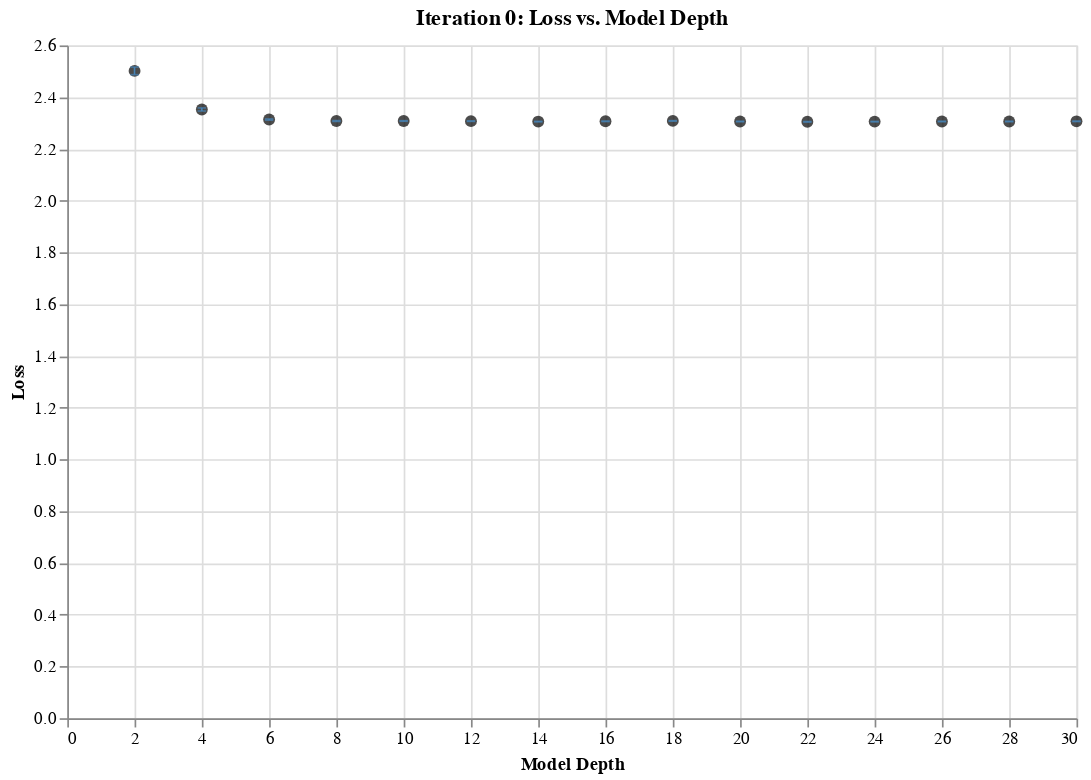
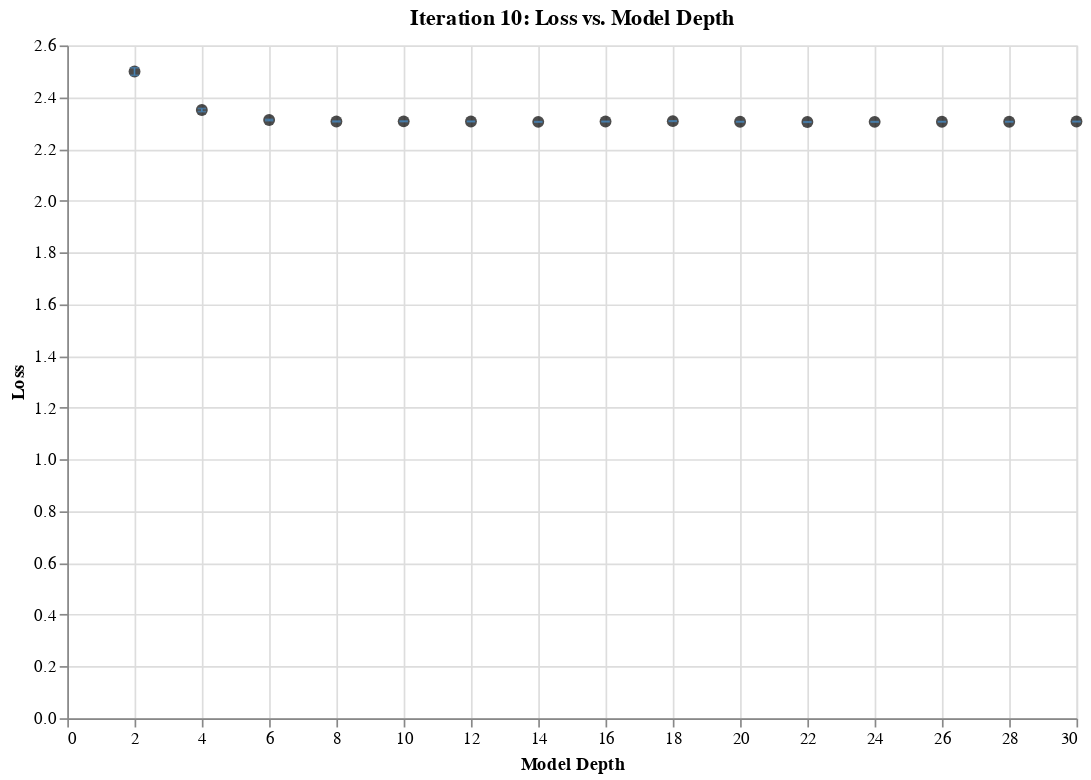
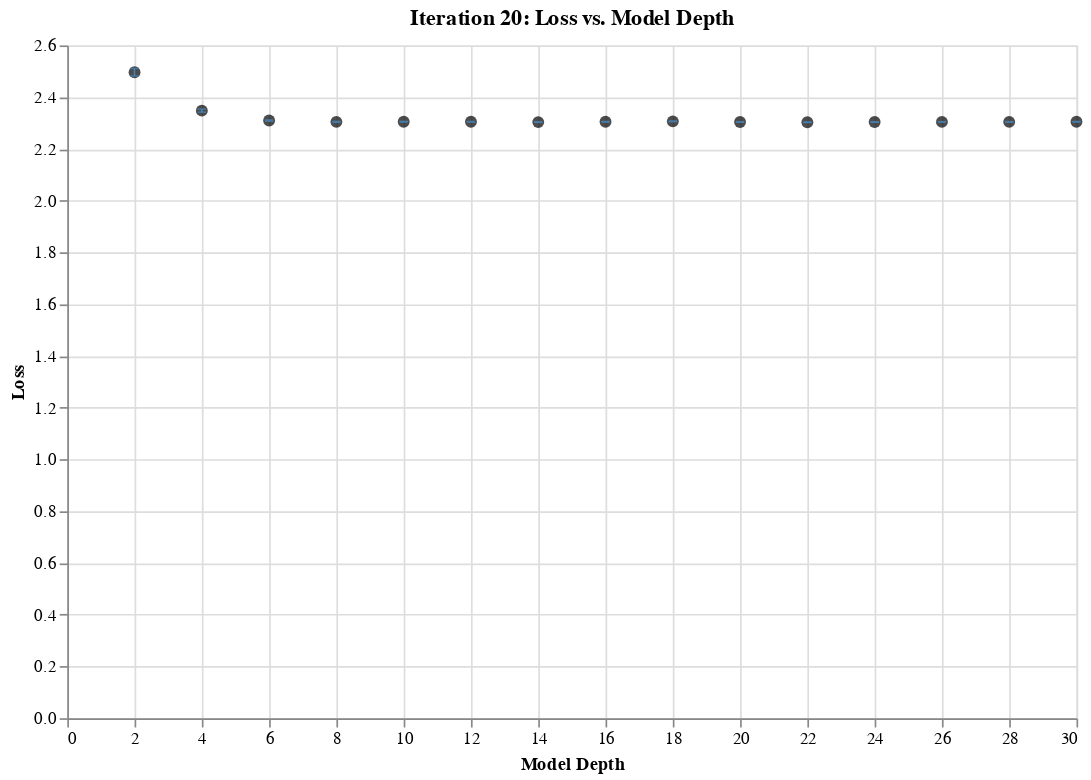
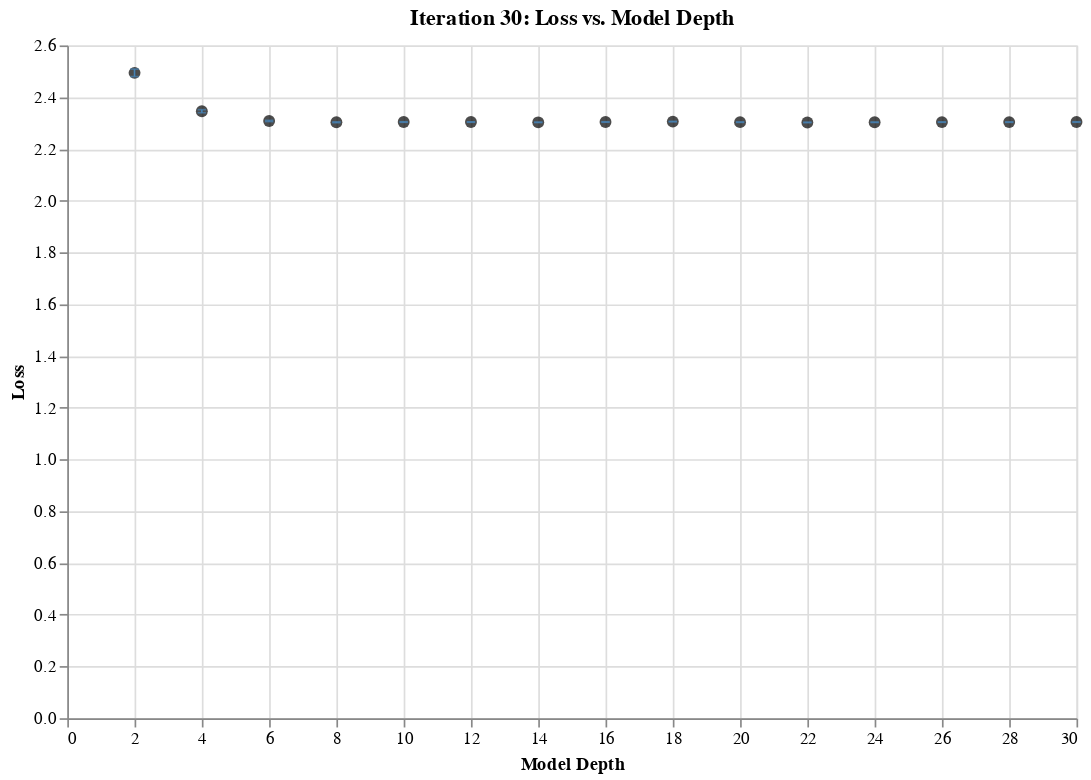

The notebook cell these images were saved under, in order:
### Code cell
plot(iterations_to_plot=range(0, 100, 10),
     metric_to_plot='loss',
     metric_label='Loss')

### Figure 1 — Vega-Lite specification as saved in the notebook (floating-point values rounded to 4 significant figures)
{"config": {"view": {"continuousWidth": 300, "continuousHeight": 300}}, "layer": [{"mark": {"type": "point", "color": "black", "filled": true, "size": 50}, "encoding": {"x": {"field": "depth", "title": "Model Depth", "type": "quantitative"}, "y": {"field": "loss", "type": "quantitative"}}, "title": "Iteration 0: Loss vs. Model Depth"}, {"mark": {"type": "errorbar", "ticks": true}, "encoding": {"color": {"value": "#4682b4"}, "x": {"field": "depth", "type": "quantitative"}, "y": {"field": "min", "title": "Loss", "type": "quantitative"}, "y2": {"field": "max"}}, "title": "Iteration 0: Loss vs. Model Depth"}], "data": {"name": "data-e480ea86ce22919d048b542e355caee8"}, "height": 400, "width": 600, "$schema": "https://vega.github.io/schema/vega-lite/v5.15.1.json", "datasets": {"data-e480ea86ce22919d048b542e355caee8": [{"depth": 2, "loss": 2.502, "min": 2.487, "max": 2.516}, {"depth": 4, "loss": 2.352, "min": 2.346, "max": 2.358}, {"depth": 6, "loss": 2.313, "min": 2.311, "max": 2.316}, {"depth": 8, "loss": 2.308, "min": 2.306, "max": 2.309}, {"depth": 10, "loss": 2.308, "min": 2.307, "max": 2.309}, {"depth": 12, "loss": 2.307, "min": 2.306, "max": 2.308}, {"depth": 14, "loss": 2.306, "min": 2.305, "max": 2.307}, {"depth": 16, "loss": 2.307, "min": 2.306, "max": 2.308}, {"depth": 18, "loss": 2.308, "min": 2.307, "max": 2.309}, {"depth": 20, "loss": 2.306, "min": 2.305, "max": 2.307}, {"depth": 22, "loss": 2.305, "min": 2.304, "max": 2.306}, {"depth": 24, "loss": 2.306, "min": 2.305, "max": 2.306}, {"depth": 26, "loss": 2.306, "min": 2.305, "max": 2.307}, {"depth": 28, "loss": 2.306, "min": 2.305, "max": 2.307}, {"depth": 30, "loss": 2.307, "min": 2.306, "max": 2.308}]}}

### Figure 2 — Vega-Lite specification as saved in the notebook (floating-point values rounded to 4 significant figures)
{"config": {"view": {"continuousWidth": 300, "continuousHeight": 300}}, "layer": [{"mark": {"type": "point", "color": "black", "filled": true, "size": 50}, "encoding": {"x": {"field": "depth", "title": "Model Depth", "type": "quantitative"}, "y": {"field": "loss", "type": "quantitative"}}, "title": "Iteration 10: Loss vs. Model Depth"}, {"mark": {"type": "errorbar", "ticks": true}, "encoding": {"color": {"value": "#4682b4"}, "x": {"field": "depth", "type": "quantitative"}, "y": {"field": "min", "title": "Loss", "type": "quantitative"}, "y2": {"field": "max"}}, "title": "Iteration 10: Loss vs. Model Depth"}], "data": {"name": "data-b69fd500708a030bdf57c183170eb503"}, "height": 400, "width": 600, "$schema": "https://vega.github.io/schema/vega-lite/v5.15.1.json", "datasets": {"data-b69fd500708a030bdf57c183170eb503": [{"depth": 2, "loss": 2.499, "min": 2.484, "max": 2.514}, {"depth": 4, "loss": 2.35, "min": 2.344, "max": 2.356}, {"depth": 6, "loss": 2.312, "min": 2.309, "max": 2.314}, {"depth": 8, "loss": 2.306, "min": 2.305, "max": 2.308}, {"depth": 10, "loss": 2.307, "min": 2.306, "max": 2.308}, {"depth": 12, "loss": 2.306, "min": 2.305, "max": 2.307}, {"depth": 14, "loss": 2.305, "min": 2.304, "max": 2.306}, {"depth": 16, "loss": 2.306, "min": 2.305, "max": 2.307}, {"depth": 18, "loss": 2.307, "min": 2.307, "max": 2.308}, {"depth": 20, "loss": 2.305, "min": 2.304, "max": 2.306}, {"depth": 22, "loss": 2.304, "min": 2.303, "max": 2.305}, {"depth": 24, "loss": 2.305, "min": 2.304, "max": 2.305}, {"depth": 26, "loss": 2.305, "min": 2.304, "max": 2.306}, {"depth": 28, "loss": 2.305, "min": 2.304, "max": 2.306}, {"depth": 30, "loss": 2.306, "min": 2.305, "max": 2.307}]}}

### Figure 3 — Vega-Lite specification as saved in the notebook (floating-point values rounded to 4 significant figures)
{"config": {"view": {"continuousWidth": 300, "continuousHeight": 300}}, "layer": [{"mark": {"type": "point", "color": "black", "filled": true, "size": 50}, "encoding": {"x": {"field": "depth", "title": "Model Depth", "type": "quantitative"}, "y": {"field": "loss", "type": "quantitative"}}, "title": "Iteration 20: Loss vs. Model Depth"}, {"mark": {"type": "errorbar", "ticks": true}, "encoding": {"color": {"value": "#4682b4"}, "x": {"field": "depth", "type": "quantitative"}, "y": {"field": "min", "title": "Loss", "type": "quantitative"}, "y2": {"field": "max"}}, "title": "Iteration 20: Loss vs. Model Depth"}], "data": {"name": "data-3d815a9c75815261b85613c50f8fb599"}, "height": 400, "width": 600, "$schema": "https://vega.github.io/schema/vega-lite/v5.15.1.json", "datasets": {"data-3d815a9c75815261b85613c50f8fb599": [{"depth": 2, "loss": 2.496, "min": 2.482, "max": 2.511}, {"depth": 4, "loss": 2.348, "min": 2.342, "max": 2.354}, {"depth": 6, "loss": 2.31, "min": 2.307, "max": 2.312}, {"depth": 8, "loss": 2.305, "min": 2.303, "max": 2.306}, {"depth": 10, "loss": 2.305, "min": 2.304, "max": 2.306}, {"depth": 12, "loss": 2.305, "min": 2.304, "max": 2.306}, {"depth": 14, "loss": 2.304, "min": 2.303, "max": 2.305}, {"depth": 16, "loss": 2.305, "min": 2.304, "max": 2.306}, {"depth": 18, "loss": 2.307, "min": 2.306, "max": 2.307}, {"depth": 20, "loss": 2.304, "min": 2.303, "max": 2.305}, {"depth": 22, "loss": 2.303, "min": 2.302, "max": 2.304}, {"depth": 24, "loss": 2.304, "min": 2.303, "max": 2.305}, {"depth": 26, "loss": 2.304, "min": 2.304, "max": 2.305}, {"depth": 28, "loss": 2.304, "min": 2.304, "max": 2.305}, {"depth": 30, "loss": 2.305, "min": 2.304, "max": 2.306}]}}

### Figure 4 — Vega-Lite specification as saved in the notebook (floating-point values rounded to 4 significant figures)
{"config": {"view": {"continuousWidth": 300, "continuousHeight": 300}}, "layer": [{"mark": {"type": "point", "color": "black", "filled": true, "size": 50}, "encoding": {"x": {"field": "depth", "title": "Model Depth", "type": "quantitative"}, "y": {"field": "loss", "type": "quantitative"}}, "title": "Iteration 30: Loss vs. Model Depth"}, {"mark": {"type": "errorbar", "ticks": true}, "encoding": {"color": {"value": "#4682b4"}, "x": {"field": "depth", "type": "quantitative"}, "y": {"field": "min", "title": "Loss", "type": "quantitative"}, "y2": {"field": "max"}}, "title": "Iteration 30: Loss vs. Model Depth"}], "data": {"name": "data-78356de65fbd0a89e3921b2306e35b0a"}, "height": 400, "width": 600, "$schema": "https://vega.github.io/schema/vega-lite/v5.15.1.json", "datasets": {"data-78356de65fbd0a89e3921b2306e35b0a": [{"depth": 2, "loss": 2.494, "min": 2.479, "max": 2.509}, {"depth": 4, "loss": 2.346, "min": 2.34, "max": 2.352}, {"depth": 6, "loss": 2.308, "min": 2.306, "max": 2.31}, {"depth": 8, "loss": 2.303, "min": 2.301, "max": 2.305}, {"depth": 10, "loss": 2.304, "min": 2.303, "max": 2.305}, {"depth": 12, "loss": 2.304, "min": 2.303, "max": 2.305}, {"depth": 14, "loss": 2.303, "min": 2.302, "max": 2.304}, {"depth": 16, "loss": 2.304, "min": 2.303, "max": 2.305}, {"depth": 18, "loss": 2.306, "min": 2.305, "max": 2.306}, {"depth": 20, "loss": 2.303, "min": 2.303, "max": 2.304}, {"depth": 22, "loss": 2.302, "min": 2.301, "max": 2.303}, {"depth": 24, "loss": 2.303, "min": 2.302, "max": 2.304}, {"depth": 26, "loss": 2.304, "min": 2.303, "max": 2.304}, {"depth": 28, "loss": 2.304, "min": 2.303, "max": 2.304}, {"depth": 30, "loss": 2.304, "min": 2.303, "max": 2.305}]}}
